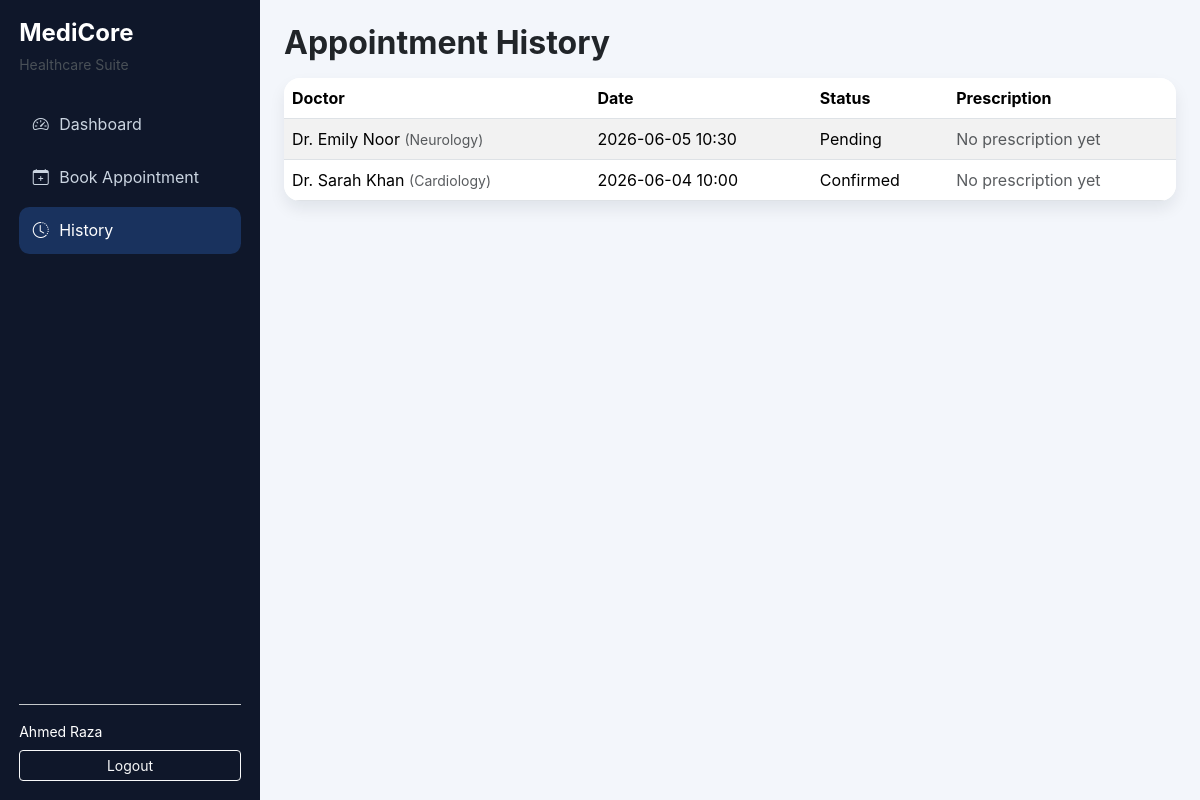
Page /patient/history.php (signed in) on the committed database.
### tables this page shows
CREATE TABLE appointments (
  id INT AUTO_INCREMENT PRIMARY KEY,patient_id INT NOT NULL,doctor_id INT NOT NULL,appointment_date DATE NOT NULL,appointment_time TIME NOT NULL,
  status ENUM('pending','confirmed','cancelled','completed') DEFAULT 'pending',symptoms TEXT,notes TEXT,created_at TIMESTAMP DEFAULT CURRENT_TIMESTAMP,
  FOREIGN KEY (patient_id) REFERENCES patients(id) ON DELETE CASCADE,FOREIGN KEY (doctor_id) REFERENCES doctors(id) ON DELETE CASCADE
);

CREATE TABLE users (
  id INT AUTO_INCREMENT PRIMARY KEY,
  name VARCHAR(120) NOT NULL,
  email VARCHAR(120) NOT NULL UNIQUE,
  password VARCHAR(255) NOT NULL,
  role ENUM('admin','doctor','patient') NOT NULL,
  phone VARCHAR(30),
  created_at TIMESTAMP DEFAULT CURRENT_TIMESTAMP
);

CREATE TABLE doctors (
  id INT AUTO_INCREMENT PRIMARY KEY,user_id INT NOT NULL,specialization VARCHAR(120) NOT NULL,
  qualification VARCHAR(150),experience_years INT DEFAULT 0,fee DECIMAL(10,2) DEFAULT 0,
  available_days VARCHAR(120),bio TEXT,profile_pic VARCHAR(255),
  FOREIGN KEY (user_id) REFERENCES users(id) ON DELETE CASCADE
);

### config/db.php (called while the page is built, shortened)
<?php
function e(?string $value): string
{
    return htmlspecialchars((string) $value, ENT_QUOTES, 'UTF-8');
}

### patient/history.php (the view)
<?php session_start(); require_once __DIR__ . '/../config/db.php'; requireLogin(['patient']);
$p=$pdo->prepare('SELECT id FROM patients WHERE user_id=? LIMIT 1'); $p->execute([$_SESSION['user_id']]); $patientId=(int)$p->fetchColumn();
$s=$pdo->prepare("SELECT a.*,u.name doctor_name,d.specialization,pr.medicines,pr.instructions FROM appointments a JOIN doctors d ON d.id=a.doctor_id JOIN users u ON u.id=d.user_id LEFT JOIN prescriptions pr ON pr.appointment_id=a.id WHERE a.patient_id=? ORDER BY a.appointment_date DESC,a.appointment_time DESC"); $s->execute([$patientId]); $rows=$s->fetchAll();
$pageTitle='History'; include __DIR__ . '/../includes/header.php'; ?>
<h2 class="fw-bold mb-3">Appointment History</h2>
<div class="table-wrap"><div class="table-responsive"><table class="table table-striped table-hover mb-0"><thead><tr><th>Doctor</th><th>Date</th><th>Status</th><th>Prescription</th></tr></thead><tbody><?php foreach($rows as $r): ?><tr><td><?= e($r['doctor_name']) ?> <small class="text-muted">(<?= e($r['specialization']) ?>)</small></td><td><?= e($r['appointment_date']) ?> <?= e(substr($r['appointment_time'],0,5)) ?></td><td><?= e(ucfirst($r['status'])) ?></td><td><?php if($r['medicines']): ?><strong>Medicines:</strong> <?= e($r['medicines']) ?><br><strong>Instructions:</strong> <?= e($r['instructions']) ?><?php else: ?><span class="text-muted">No prescription yet</span><?php endif; ?></td></tr><?php endforeach; ?></tbody></table></div></div>
<?php include __DIR__ . '/../includes/footer.php'; ?>

### assets/css/style.css (style rules this page uses)
:root { --sidebar:#0f172a;--accent:#3b82f6;--bg:#f3f6fb }
body { background:var(--bg);font-family:Inter,Segoe UI,Arial,sans-serif }
.table-wrap { background:#fff;border-radius:1rem;overflow:hidden;box-shadow:0 8px 16px rgba(15,23,42,.08) }

### rows in the picture
appointments: users.name "Dr. Emily Noor", doctor.specialization "Neurology", appointment_date "2026-06-05", appointment_time "10:30", status "Pending"
appointments: users.name "Dr. Sarah Khan", doctor.specialization "Cardiology", appointment_date "2026-06-04", appointment_time "10:00", status "Confirmed"

### other values in the picture
$label "Dashboard"
$label "Book Appointment"
$label "History"
$_SESSION['name'] "Ahmed Raza"
